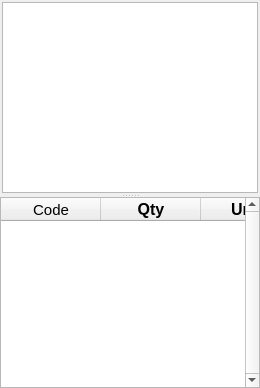
            <widget class="QSplitter" name="splitterGrid">
             <property name="sizePolicy">
              <sizepolicy hsizetype="Expanding" vsizetype="MinimumExpanding">
               <horstretch>0</horstretch>
               <verstretch>0</verstretch>
              </sizepolicy>
             </property>
             <property name="minimumSize">
              <size>
               <width>0</width>
               <height>180</height>
              </size>
             </property>
             <property name="maximumSize">
              <size>
               <width>16777215</width>
               <height>16777215</height>
              </size>
             </property>
             <property name="orientation">
              <enum>Qt::Vertical</enum>
             </property>
             <property name="handleWidth">
              <number>2</number>
             </property>
             <widget class="QFrame" name="frameGridView">
              <property name="sizePolicy">
               <sizepolicy hsizetype="Expanding" vsizetype="Expanding">
                <horstretch>0</horstretch>
                <verstretch>0</verstretch>
               </sizepolicy>
              </property>
              <property name="minimumSize">
               <size>
                <width>0</width>
                <height>128</height>
               </size>
              </property>
              <property name="maximumSize">
               <size>
                <width>16777215</width>
                <height>16777215</height>
               </size>
              </property>
              <property name="frameShape">
               <enum>QFrame::NoFrame</enum>
              </property>
              <property name="frameShadow">
               <enum>QFrame::Raised</enum>
              </property>
              <layout class="QGridLayout">
               <property name="leftMargin">
                <number>2</number>
               </property>
               <property name="topMargin">
                <number>2</number>
               </property>
               <property name="rightMargin">
                <number>2</number>
               </property>
               <property name="bottomMargin">
                <number>2</number>
               </property>
               <property name="horizontalSpacing">
                <number>2</number>
               </property>
               <property name="verticalSpacing">
                <number>0</number>
               </property>
               <item row="4" column="0" colspan="4">
                <widget class="QListView" name="listView">
                 <property name="sizePolicy">
                  <sizepolicy hsizetype="Expanding" vsizetype="Minimum">
                   <horstretch>0</horstretch>
                   <verstretch>0</verstretch>
                  </sizepolicy>
                 </property>
                 <property name="minimumSize">
                  <size>
                   <width>0</width>
                   <height>110</height>
                  </size>
                 </property>
                 <property name="maximumSize">
                  <size>
                   <width>16777215</width>
                   <height>16777215</height>
                  </size>
                 </property>
                 <property name="layoutDirection">
                  <enum>Qt::LeftToRight</enum>
                 </property>
                 <property name="autoScrollMargin">
                  <number>16</number>
                 </property>
                </widget>
               </item>
              </layout>
             </widget>
             <widget class="QTableWidget" name="tableWidget">
              <property name="enabled">
               <bool>true</bool>
              </property>
              <property name="sizePolicy">
               <sizepolicy hsizetype="Expanding" vsizetype="MinimumExpanding">
                <horstretch>0</horstretch>
                <verstretch>0</verstretch>
               </sizepolicy>
              </property>
              <property name="minimumSize">
               <size>
                <width>0</width>
                <height>56</height>
               </size>
              </property>
              <property name="maximumSize">
               <size>
                <width>16777215</width>
                <height>16777215</height>
               </size>
              </property>
              <property name="font">
               <font>
                <pointsize>12</pointsize>
                <weight>75</weight>
                <bold>true</bold>
               </font>
              </property>
              <property name="focusPolicy">
               <enum>Qt::NoFocus</enum>
              </property>
              <property name="styleSheet">
               <string notr="true"/>
              </property>
              <property name="frameShape">
               <enum>QFrame::StyledPanel</enum>
              </property>
              <property name="verticalScrollBarPolicy">
               <enum>Qt::ScrollBarAlwaysOn</enum>
              </property>
              <property name="horizontalScrollBarPolicy">
               <enum>Qt::ScrollBarAlwaysOff</enum>
              </property>
              <property name="autoScroll">
               <bool>true</bool>
              </property>
              <property name="editTriggers">
               <set>QAbstractItemView::DoubleClicked</set>
              </property>
              <property name="tabKeyNavigation">
               <bool>false</bool>
              </property>
              <property name="showDropIndicator" stdset="0">
               <bool>false</bool>
              </property>
              <property name="dragDropOverwriteMode">
               <bool>false</bool>
              </property>
              <property name="alternatingRowColors">
               <bool>false</bool>
              </property>
              <property name="selectionMode">
               <enum>QAbstractItemView::SingleSelection</enum>
              </property>
              <property name="selectionBehavior">
               <enum>QAbstractItemView::SelectRows</enum>
              </property>
              <property name="showGrid">
               <bool>false</bool>
              </property>
              <property name="cornerButtonEnabled">
               <bool>false</bool>
              </property>
              <attribute name="horizontalHeaderDefaultSectionSize">
               <number>100</number>
              </attribute>
              <attribute name="verticalHeaderVisible">
               <bool>false</bool>
              </attribute>
              <column>
               <property name="text">
                <string>Code</string>
               </property>
               <property name="font">
                <font>
                 <pointsize>11</pointsize>
                 <weight>50</weight>
                 <bold>false</bold>
                </font>
               </property>
              </column>
              <column>
               <property name="text">
                <string>Qty</string>
               </property>
              </column>
              <column>
               <property name="text">
                <string>Units</string>
               </property>
              </column>
              <column>
               <property name="text">
                <string>Description</string>
               </property>
              </column>
              <column>
               <property name="text">
                <string>Price</string>
               </property>
              </column>
              <column>
               <property name="text">
                <string>Discount</string>
               </property>
              </column>
              <column>
               <property name="text">
                <string>Total</string>
               </property>
              </column>
             </widget>
            </widget>
